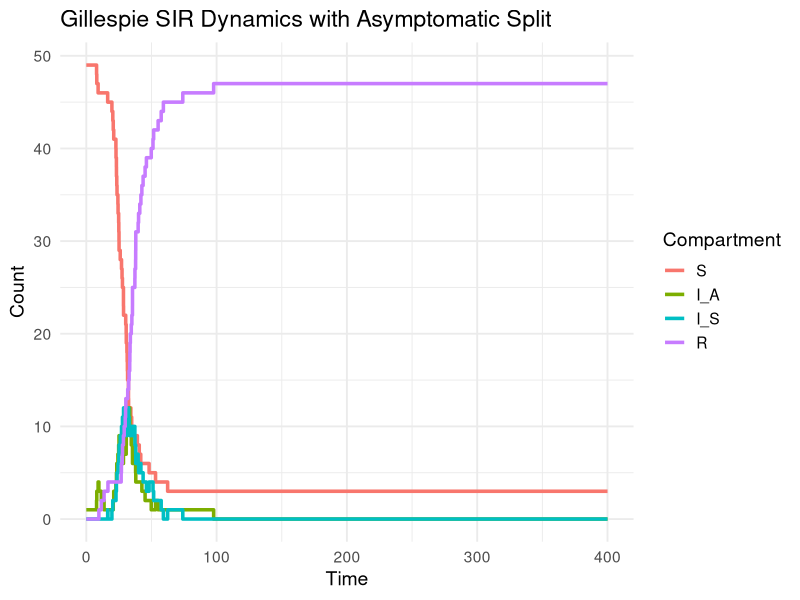

This chart was generated by the following R code:
# Date : 22 July 2026
# Author : Mandita Rakei
# Purpose : Create Gillespie Model for SIR_baseline 

# Model Description

# We have a closed population of individuals at AIMS who are susceptible to MMF.
# Once infected some show symptoms (with probability Ps).
# Other infected individuals do are asymptotic (with probability (1-Ps)).
# We assume that they have the same contact rate (beta).
# Both sets of individuals recover at a rate of (gamma).

## Compartments:
## (S,(I_A, I_S),R) = (susceptible, infectious (symptoms & none), recovered)

## Transitions:
## Event                           Change        	  	          Rate
## Infection (I_A)                 (S,I_A,R)->(S-1,I_A+1,R)     beta*(I_A + I_S)*(1-Ps)S/N
## Infection(I_S)                  (S, I_S,R)->(S-1,I_S+1,R)    beta*(I_A + I_S)*(Ps)S/N
## Recovery/Removal (I_A)          (S,I_A,R)->(S,I_A-1,R+1)     gamma*(I_A)
## Recovery/Removal (I_A)          (S,I_S,R)->(S,I_S-1,R+1)     gamma*(I_S)

## 

# Step 0: Load essential packages 

library(tidyverse) # has ggplot and other fancy stuff has more libraries rolled in one.
library(lubridate)
library(hms)

# Step 1: Load in Data for comparison to Gillespie 

df <- read_csv("MMF-Final+Duplicates.csv")


head(df)

# Step 2: Function to step forward in time to next event and update states:
event_sir_base <- function(time, S, I_A, I_S, R, params, t_end) {
  
  with(as.list(params), {
    N <- S + I_A + I_S + R
    
    # Define 4 separate events for clean Gillespie state transitions
    rates <- c(
      infect_A  = beta * (I_A + I_S) * (1 - Ps) * S / N,
      infect_S  = beta * (I_A + I_S) * Ps * S / N,
      recover_A = gamma * I_A,
      recover_S = gamma * I_S
    )
    
    total_rate <- sum(rates)
    
    if (total_rate == 0) {
      count.inf <- 0
      event_time <- t_end
    } else {
      event_time <- time + rexp(1, total_rate)
      event_type <- sample(names(rates), 1, prob = rates / total_rate)
      
      switch(event_type,
             "infect_A" = {
               S <- S - 1
               I_A <- I_A + 1
               count.inf <- 1
             },
             "infect_S" = {
               S <- S - 1
               I_S <- I_S + 1
               count.inf <- 1
             },
             "recover_A" = {
               I_A <- I_A - 1
               R <- R + 1
               count.inf <- 0
             },
             "recover_S" = {
               I_S <- I_S - 1
               R <- R + 1
               count.inf <- 0
             })
    }
    
    return(data.frame(time = event_time, S = S, I_A = I_A, I_S = I_S, R = R, count.inf = count.inf))
  })
}

# Step 3: Function to simulate states from time 0 to t_end:
simulate_sir_base <- function(t_end, y, params) {
  with(as.list(y), {
    
    cum.inf <- 0
    # Initialize data frame with the correct columns matching your equations
    ts <- data.frame(time = 0, S = S, I_A = I_A, I_S = I_S, R = R, count.inf = 0) 
    next_event <- ts
    
    while (next_event$time < t_end) {
      next_event <- event_sir_base(
        time = next_event$time, 
        S = next_event$S, 
        I_A = next_event$I_A, 
        I_S = next_event$I_S, 
        R = next_event$R, 
        params = params, 
        t_end = t_end
      )
      
      cum.inf <- cum.inf + next_event$count.inf
      next_event$count.inf <- cum.inf
      ts <- rbind(ts, next_event)
    }
    
    return(ts)
  })
}

# Step 4: Run the model execution block
pop <- 50                                     # Population size (Should this be total MMED participants)
params <- c(beta = 0.3, gamma = 0.1, Ps = 0.6) # Parameters
final_time <- 400                              # Simulation timeline
y0 <- c(S = pop - 1, I_A = 1, I_S = 0, R = 0)  # Clean split of initial conditions

# Call the correct base simulation function
ts1 <- simulate_sir_base(final_time, y0, params)

# Step 5: Pivot and Plot
ts1_long <- (ts1 
             |> pivot_longer(cols = c(S, I_A, I_S, R), names_to = "Compartment", values_to = "count")
             |> mutate(Compartment = factor(Compartment, levels = c('S', 'I_A', 'I_S', 'R'))) 
)

ggplot(ts1_long, aes(x = time, y = count, color = Compartment)) +
  geom_step(linewidth = 1.2) +
  labs(title = "Gillespie SIR Dynamics with Asymptomatic Split", 
       y = "Count", 
       x = "Time") +
  theme_minimal(base_size = 14)
